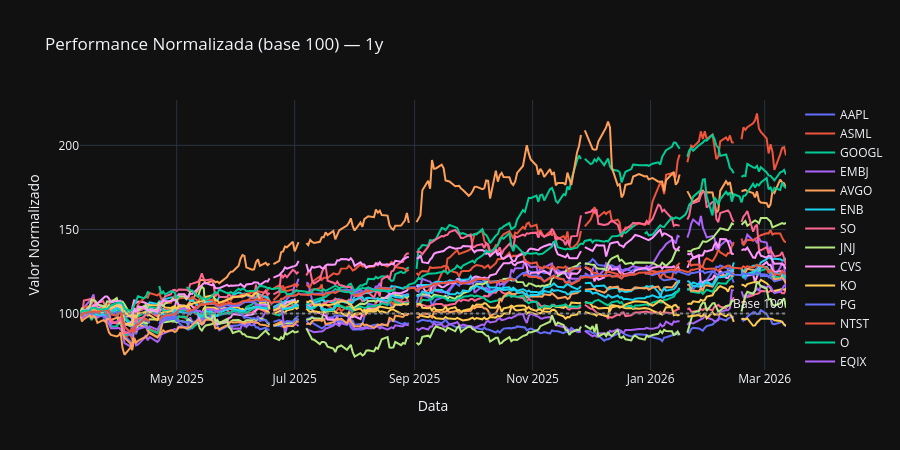

The notebook cell this image was saved under:
### Markdown cell above
## 📉 Célula 8 — Preços Históricos Individuais

Compara a evolução normalizada de cada ativo (base 100 = início do período).

### Code cell
# Normaliza para base 100 — facilita comparação entre ações de preços diferentes
prices_norm = (prices / prices.iloc[0]) * 100

fig = go.Figure()
for ticker in TICKERS:
    if ticker in prices_norm.columns:
        fig.add_trace(go.Scatter(
            x=prices_norm.index,
            y=prices_norm[ticker],
            mode="lines",
            name=ticker,
        ))

fig.add_hline(y=100, line_dash="dot", line_color="gray",
              annotation_text=" Base 100")

fig.update_layout(
    title=f"Performance Normalizada (base 100) — {PERIODO}",
    xaxis_title="Data",
    yaxis_title="Valor Normalizado",
    template="plotly_dark",
    hovermode="x unified",
    height=450,
)
fig.show()

### Figure 1 — Plotly figure (JSON) as saved in the notebook; plotly's stock layout.template omitted (floating-point values rounded to 4 significant figures; data arrays with more than 128 entries replaced by an {"elided": "..."} marker saying what was removed)
{"data": [{"mode": "lines", "name": "AAPL", "type": "scatter", "x": {"elided": "258 str values"}, "y": {"elided": "258 float values"}}, {"mode": "lines", "name": "ASML", "type": "scatter", "x": {"elided": "258 str values"}, "y": {"elided": "258 float values"}}, {"mode": "lines", "name": "GOOGL", "type": "scatter", "x": {"elided": "258 str values"}, "y": {"elided": "258 float values"}}, {"mode": "lines", "name": "EMBJ", "type": "scatter", "x": {"elided": "258 str values"}, "y": {"elided": "258 float values"}}, {"mode": "lines", "name": "AVGO", "type": "scatter", "x": {"elided": "258 str values"}, "y": {"elided": "258 float values"}}, {"mode": "lines", "name": "ENB", "type": "scatter", "x": {"elided": "258 str values"}, "y": {"elided": "258 float values"}}, {"mode": "lines", "name": "SO", "type": "scatter", "x": {"elided": "258 str values"}, "y": {"elided": "258 float values"}}, {"mode": "lines", "name": "JNJ", "type": "scatter", "x": {"elided": "258 str values"}, "y": {"elided": "258 float values"}}, {"mode": "lines", "name": "CVS", "type": "scatter", "x": {"elided": "258 str values"}, "y": {"elided": "258 float values"}}, {"mode": "lines", "name": "KO", "type": "scatter", "x": {"elided": "258 str values"}, "y": {"elided": "258 float values"}}, {"mode": "lines", "name": "PG", "type": "scatter", "x": {"elided": "258 str values"}, "y": {"elided": "258 float values"}}, {"mode": "lines", "name": "NTST", "type": "scatter", "x": {"elided": "258 str values"}, "y": {"elided": "258 float values"}}, {"mode": "lines", "name": "O", "type": "scatter", "x": {"elided": "258 str values"}, "y": {"elided": "258 float values"}}, {"mode": "lines", "name": "EQIX", "type": "scatter", "x": {"elided": "258 str values"}, "y": {"elided": "258 float values"}}, {"mode": "lines", "name": "PLD", "type": "scatter", "x": {"elided": "258 str values"}, "y": {"elided": "258 float values"}}, {"mode": "lines", "name": "WPC", "type": "scatter", "x": {"elided": "258 str values"}, "y": {"elided": "258 float values"}}, {"mode": "lines", "name": "NU", "type": "scatter", "x": {"elided": "258 str values"}, "y": {"elided": "258 float values"}}, {"mode": "lines", "name": "BDORY", "type": "scatter", "x": {"elided": "258 str values"}, "y": {"elided": "258 float values"}}, {"mode": "lines", "name": "JPM", "type": "scatter", "x": {"elided": "258 str values"}, "y": {"elided": "258 float values"}}, {"mode": "lines", "name": "V", "type": "scatter", "x": {"elided": "258 str values"}, "y": {"elided": "258 float values"}}, {"mode": "lines", "name": "CSPX.L", "type": "scatter", "x": {"elided": "258 str values"}, "y": {"elided": "258 float values"}}, {"mode": "lines", "name": "VWRA.L", "type": "scatter", "x": {"elided": "258 str values"}, "y": {"elided": "258 float values"}}, {"mode": "lines", "name": "XGDU.L", "type": "scatter", "x": {"elided": "258 str values"}, "y": {"elided": "258 float values"}}], "layout": {"annotations": [{"showarrow": false, "text": " Base 100", "x": 1, "xanchor": "right", "xref": "x domain", "y": 100, "yanchor": "bottom", "yref": "y"}], "height": 450, "hovermode": "x unified", "shapes": [{"line": {"color": "gray", "dash": "dot"}, "type": "line", "x0": 0, "x1": 1, "xref": "x domain", "y0": 100, "y1": 100, "yref": "y"}], "title": {"text": "Performance Normalizada (base 100) — 1y"}, "xaxis": {"title": {"text": "Data"}}, "yaxis": {"title": {"text": "Valor Normalizado"}}}}
